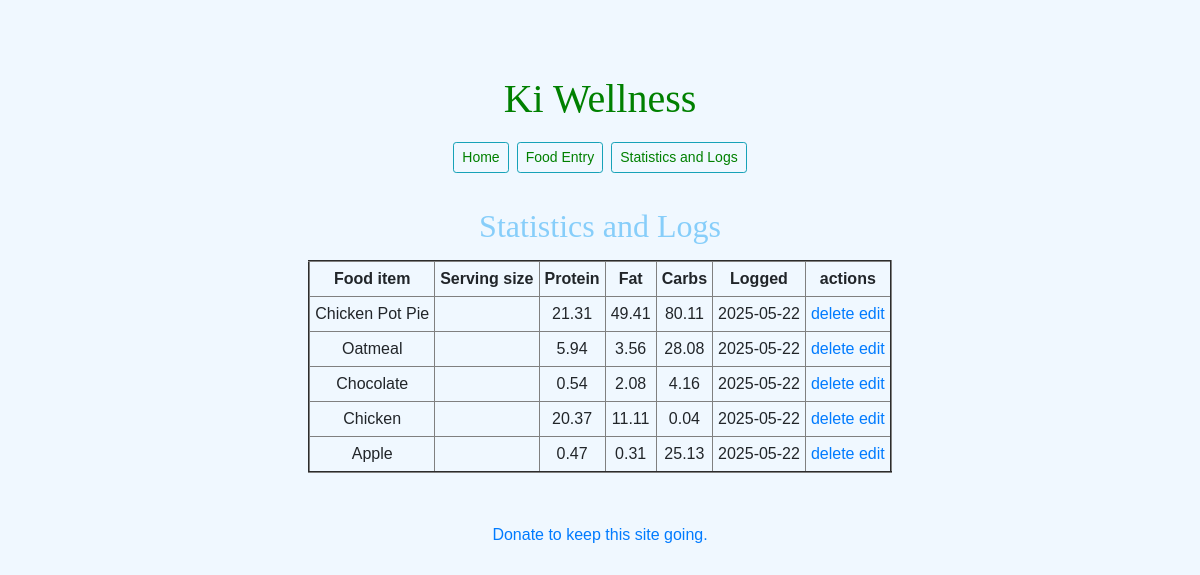
Screenshot of /display_stats with the database file from the repository.
### models.py (models this page shows, shortened)
class FoodEntry(db.Model):
    __tablename__ = 'food_entry'
    id = db.Column(db.Integer, primary_key=True)
    food = db.Column(db.String(100), nullable=False)
    calories = db.Column(db.Integer, nullable=False)
    protein = db.Column(db.Float, nullable=True)
    fat = db.Column(db.Float, nullable=True)
    carbs = db.Column(db.Float, nullable=True)
    date = db.Column(db.DateTime, default=datetime.utcnow)

### Utils/display_stats.py (the view)
@display_stats_routes.route("/display_stats", methods=["GET", "POST"])
def display_stats():
    entries = FoodEntry.query.order_by(FoodEntry.date.desc()).all()
    return render_template('display_stats.html', entries=entries)

### templates/display_stats.html
{% extends "index.html" %}
{% block content %}
<div>
<h2 class="subheader">Statistics and Logs</h2>
</div>
    {% if entries | length < 1 %}
    <h3>No entries...please create one.</h3>
    {% else %}
    <table class="dbtable" id="tableheaders" border="2" cellpadding="5" cellspacing="5">
        <thead class="dblabels">
            <tr>
                <th>Food item</th>
                <th>Serving size</th>
                <th>Protein</th>
                <th>Fat</th>
                <th>Carbs</th>
                <th>Logged</th>
                <th>actions</th>
            </tr>
        </thead>
        {% for entry in entries %}
        <tbody class="dbcells">
            <tr>
                <td>{{entry.food}}</td>
                <td>{{entry.serving_size}}</td>
                <td>{{ entry.protein or '—' }}</td>
                <td>{{ entry.fat or '—' }}</td>
                <td>{{ entry.carbs or '—' }}</td>
                <td>{{entry.date.strftime("%Y-%m-%d")}}</td>
                <td>
                    <a href="/delete/{{entry.id}}">delete</a>
                    <a href="/edit/{{entry.id}}">edit</a>
                </td>
            </tr>
        </tbody>
        {% endfor %}
    </table>
    {% endif %}
{% endblock %}

### templates/index.html (shortened to what this page needs)
<!DOCTYPE html>
<html lang="en">
<head>
    <link rel="stylesheet" href="https://cdnjs.cloudflare.com/ajax/libs/twitter-bootstrap/4.4.0/css/bootstrap.min.css" />
    <link rel="stylesheet" href="{{ url_for('static', filename='styles.css') }}">
</head>
<body>
    <h1>Ki Wellness</h1>
    <div id="navigation" class="centered-section">
        <table>
            <ul class="nav justify-content-center">
                <li class="nav-item">
                    <a href="{{ url_for('home') }}" class="btn btn-outline-info btn-sm m-1">Home</a>
                </li>
                <li class="nav-item">
                    <a href="{{ url_for('food_entry_routes.food_entry') }}" class="btn btn-outline-info btn-sm m-1">Food Entry</a>
                </li>
                <li class="nav-item">
                    <a href="{{ url_for('display_stats_routes.display_stats') }}" class="btn btn-outline-info btn-sm m-1">Statistics and Logs</a>
                </li>
            </ul>
        </table>
    </div>
    <div class="centered-section">
        {% block content %}{% endblock %}
    </div>
        <p><a class="second-centered-section" href= "https://www.gofundme.com/f/be-part-of-the-nutrition-transformation" target="_blank" rel="noopener noreferrer">Donate to keep this site going.</a></p>
</body>
</html>

### static/styles.css (style rules this page uses)
:root { --bg-color: aliceblue; --subhead-color: lightskyblue; --main-font: green; --hover-font: antiquewhite; }
h1 { font-family: papyrus, fantasy; color: var(--main-font); margin-bottom: 15px; }
h2 { font-family: papyrus, fantasy; color: var(--subhead-color); margin-bottom: 15px; margin-top: 30px; }
div#navigation ul li a { color: var(--main-font); }
body { margin-top: 75px; background-color: var(--bg-color); text-align: center; font-family: Arial, Helvetica, sans-serif; }
.centered-section { display: flex; flex-direction: column; align-items: center; justify-content: center; width: 100%; background-color: var(--bg-color); }
.second-centered-section { display: flex; flex-direction: column; align-items: center; justify-content: center; width: 100%; background-color: var(--bg-color); margin-top: 50px; }

### rows the page displays
FoodEntry: food "Chicken Pot Pie", protein "21.31", fat "49.41", carbs "80.11", date "2025-05-22"
FoodEntry: food "Oatmeal", protein "5.94", fat "3.56", carbs "28.08", date "2025-05-22"
FoodEntry: food "Chocolate", protein "0.54", fat "2.08", carbs "4.16", date "2025-05-22"
FoodEntry: food "Chicken", protein "20.37", fat "11.11", carbs "0.04", date "2025-05-22"
FoodEntry: food "Apple", protein "0.47", fat "0.31", carbs "25.13", date "2025-05-22"
